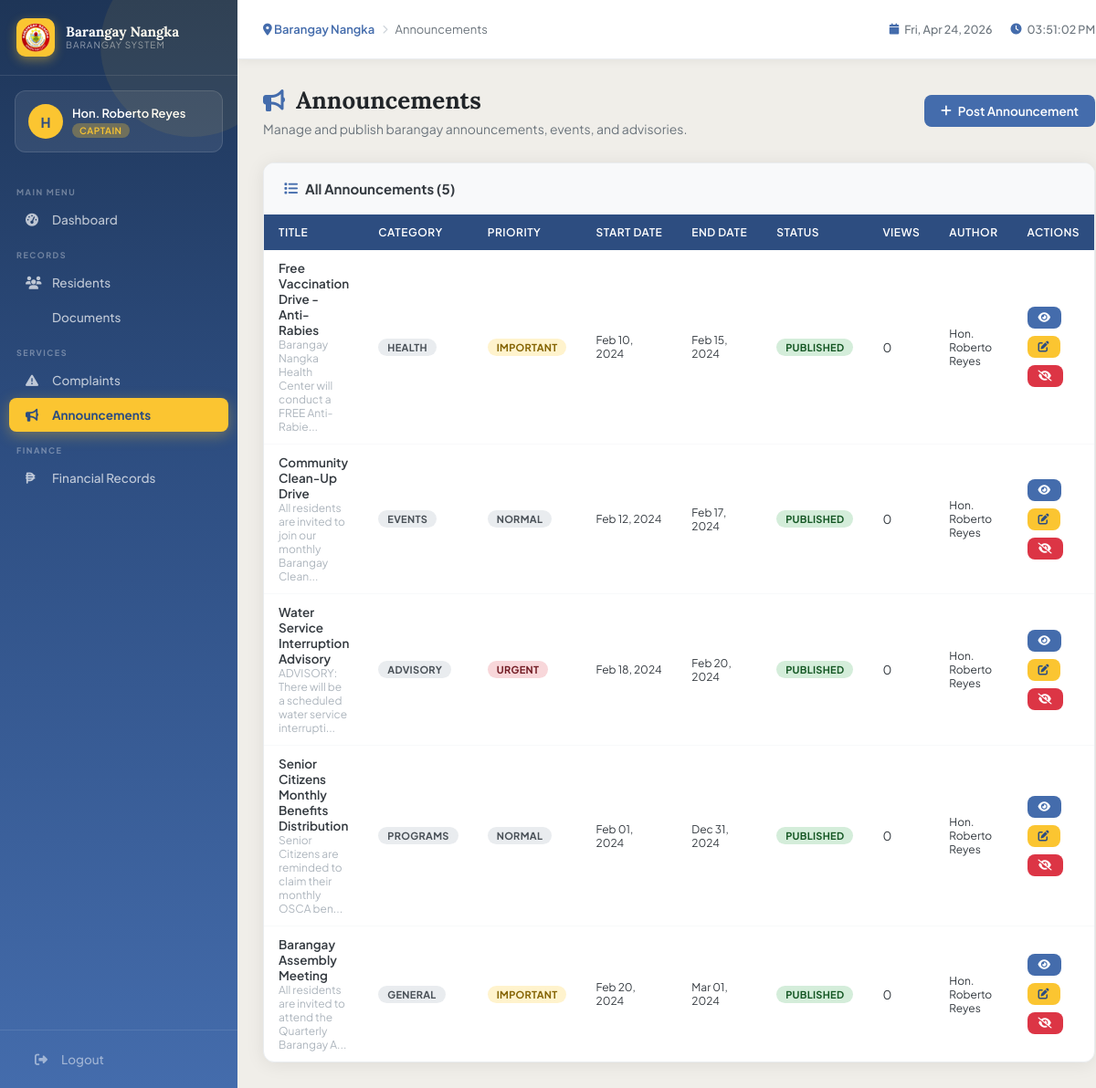
The app's page /modules/announcements/index.php (signed in) with its own data.
### tables this page shows
CREATE TABLE announcements (
    id INT AUTO_INCREMENT PRIMARY KEY,
    title VARCHAR(200) NOT NULL,
    content TEXT NOT NULL,
    category ENUM('General','Health','Emergency','Events','Programs','Advisory') DEFAULT 'General',
    priority ENUM('Normal','Important','Urgent') DEFAULT 'Normal',
    start_date DATE,
    end_date DATE,
    is_published TINYINT(1) DEFAULT 1,
    views INT DEFAULT 0,
    created_by INT,
    created_at TIMESTAMP DEFAULT CURRENT_TIMESTAMP,
    FOREIGN KEY (created_by) REFERENCES users(id)
);

CREATE TABLE users (
    id INT AUTO_INCREMENT PRIMARY KEY,
    username VARCHAR(50) UNIQUE NOT NULL,
    password VARCHAR(255) NOT NULL,
    full_name VARCHAR(100) NOT NULL,
    role ENUM('admin','secretary','treasurer','captain','resident') NOT NULL DEFAULT 'resident',
    email VARCHAR(100),
    phone VARCHAR(20),
    resident_id INT NULL,
    is_active TINYINT(1) DEFAULT 1,
    last_login DATETIME,
    created_at TIMESTAMP DEFAULT CURRENT_TIMESTAMP
);

### includes/config.php (called while the page is built, shortened)
<?php
function isLoggedIn() {
    return isset($_SESSION['user_id']);
}
function hasRole($roles) {
    return in_array($_SESSION['role'], $roles);
}
?>

### modules/announcements/index.php (the view, shortened to what this page needs)
<?php
require_once '../../includes/config.php';
$announcements = $pdo->query("SELECT a.*, u.full_name as author FROM announcements a LEFT JOIN users u ON a.created_by=u.id ORDER BY a.created_at DESC")->fetchAll();
include '../../includes/header.php';
?>
<div class="page-header flex-between">
    <div>
        <h1><i class="fas fa-bullhorn"></i> Announcements</h1>
        <p>Manage and publish barangay announcements, events, and advisories.</p>
    </div>
    <a href="add.php" class="btn btn-primary"><i class="fas fa-plus"></i> Post Announcement</a>
</div>
<div class="card">
    <div class="card-header">
        <h3><i class="fas fa-list"></i> All Announcements (<?= count($announcements) ?>)</h3>
    </div>
    <div class="card-body" style="padding:0;">
        <div class="table-wrap">
            <table class="data-table">
                <thead>
                    <tr>
                        <th>Title</th>
                        <th>Category</th>
                        <th>Priority</th>
                        <th>Start Date</th>
                        <th>End Date</th>
                        <th>Status</th>
                        <th>Views</th>
                        <th>Author</th>
                        <th>Actions</th>
                    </tr>
                </thead>
                <tbody>
                    <?php foreach ($announcements as $ann): ?>
                    <tr>
                        <td>
                            <div style="font-weight:600;max-width:250px;"><?= htmlspecialchars($ann['title']) ?></div>
                            <div style="font-size:12px;color:var(--gray-500);"><?= mb_substr(strip_tags($ann['content']), 0, 60) ?>...</div>
                        </td>
                        <td><span class="badge badge-normal"><?= $ann['category'] ?></span></td>
                        <td><span class="badge badge-<?= strtolower($ann['priority']) ?>"><?= $ann['priority'] ?></span></td>
                        <td style="font-size:12px;"><?= $ann['start_date'] ? date('M d, Y', strtotime($ann['start_date'])) : '—' ?></td>
                        <td style="font-size:12px;"><?= $ann['end_date'] ? date('M d, Y', strtotime($ann['end_date'])) : '—' ?></td>
                        <td>
                            <span class="badge <?= $ann['is_published'] ? 'badge-approved' : 'badge-rejected' ?>">
                                <?= $ann['is_published'] ? 'Published' : 'Draft' ?>
                            </span>
                        </td>
                        <td><?= $ann['views'] ?></td>
                        <td style="font-size:12px;"><?= htmlspecialchars($ann['author'] ?? 'System') ?></td>
                        <td>
                            <div class="btn-group">
                                <button onclick="openModal('viewAnn<?= $ann['id'] ?>')" class="btn btn-sm btn-primary"><i class="fas fa-eye"></i></button>
                                <?php if (hasRole(['admin','captain','secretary'])): ?>
                                <a href="edit.php?id=<?= $ann['id'] ?>" class="btn btn-sm btn-gold"><i class="fas fa-edit"></i></a>
                                <form method="POST" style="display:inline;">
                                    <button type="submit" class="btn btn-sm" style="background:<?= $ann['is_published'] ? '#dc3545' : '#28a745' ?>;color:white;border:none;" title="<?= $ann['is_published'] ? 'Unpublish' : 'Publish' ?>">
                                        <i class="fas fa-<?= $ann['is_published'] ? 'eye-slash' : 'check' ?>"></i>
                                    </button>
                                </form>
                                <?php endif; ?>
                            </div>
                        </td>
                    </tr>
                    <?php endforeach; ?>
                </tbody>
            </table>
        </div>
    </div>
</div>
<?php include '../../includes/footer.php'; ?>

### assets/css/main.css (style rules this page uses)
:root { --blue: #446CAC; --blue-dark: #2d4d80; --blue-light: #6b90c9; --blue-faint: #e8eef7; --gold: #FBC531; --gold-dark: #d4a520; --gold-light: #fdd366; --cloud: #F0EEE9; --cloud-dark: #e0ddd5; --white: #ffffff; --gray-100: #f8f9fa; --gray-200: #e9ecef; --gray-300: #dee2e6; --gray-400: #ced4da; --gray-500: #adb5bd; --gray-600: #6c757d; --gray-700: #495057; --gray-800: #343a40; --gray-900: #212529; --success: #28a745; --danger: #dc3545; --warning: #ffc107; --info: #17a2b8; --sidebar-width: 260px; --topbar-height: 65px; --radius: 12px; --radius-sm: 8px; --shadow: 0 2px 20px rgba(0,0,0,0.08); --shadow-md: 0 4px 30px rgba(0,0,0,0.12); --transition: all 0.25s cubic-bezier(0.4,0,0.2,1); }
* { margin: 0; padding: 0; box-sizing: border-box; }
html { font-size: 15px; }
body { font-family: 'Plus Jakarta Sans', sans-serif; background: var(--cloud); color: var(--gray-800); display: flex; min-height: 100vh; overflow-x: hidden; }
.page-header { margin-bottom: 28px; }
.page-header h1 { font-family: 'Lora', serif; font-size: 26px; font-weight: 700; color: var(--gray-900); display: flex; align-items: center; gap: 12px; }
.page-header h1 i { color: var(--blue); font-size: 24px; }
.page-header p { margin-top: 6px; color: var(--gray-600); font-size: 14px; }
.card { background: white; border-radius: var(--radius); box-shadow: var(--shadow); overflow: hidden; border: 1px solid var(--gray-200); }
.card-header { padding: 18px 22px; border-bottom: 1px solid var(--gray-100); display: flex; align-items: center; justify-content: space-between; background: var(--gray-100); }
.card-header h3 { font-size: 15px; font-weight: 700; color: var(--gray-800); display: flex; align-items: center; gap: 8px; }
.card-header h3 i { color: var(--blue); }
.card-body { padding: 22px; }
.table-wrap { overflow-x: auto; }
table.data-table { width: 100%; border-collapse: collapse; font-size: 13.5px; }
table.data-table th { background: var(--blue-dark); color: white; padding: 12px 16px; text-align: left; font-weight: 600; font-size: 12px; text-transform: uppercase; letter-spacing: 0.5px; white-space: nowrap; }
table.data-table td { padding: 11px 16px; border-bottom: 1px solid var(--gray-100); vertical-align: middle; }
table.data-table tr:last-child td { border-bottom: none; }
.badge { display: inline-flex; align-items: center; gap: 4px; padding: 3px 10px; border-radius: 20px; font-size: 11px; font-weight: 700; text-transform: uppercase; letter-spacing: 0.3px; }
.badge-approved { background: #d4edda; color: #155724; }
.badge-urgent { background: #f8d7da; color: #721c24; }
.badge-important { background: #fff3cd; color: #856404; }
.badge-normal { background: var(--gray-200); color: var(--gray-700); }
.btn { display: inline-flex; align-items: center; gap: 7px; padding: 9px 18px; border-radius: var(--radius-sm); font-family: inherit; font-size: 13.5px; font-weight: 600; cursor: pointer; border: none; transition: var(--transition); text-decoration: none; white-space: nowrap; }
.btn-primary { background: var(--blue); color: white; }
.btn-gold { background: var(--gold); color: var(--blue-dark); }
.btn-sm { padding: 6px 12px; font-size: 12px; }
.btn-group { display: flex; gap: 8px; flex-wrap: wrap; }
.flex-between { display: flex; align-items: center; justify-content: space-between; }

### records on screen
announcements: title "Free Vaccination Drive - Anti-Rabies", content "Barangay Nangka Health Center will conduct a FREE Anti-Rabie", category "HEALTH", priority "IMPORTANT", start_date "Feb 10, 2024", end_date "Feb 15, 2024", is_published "PUBLISHED", views "0", created_by.full_name "Hon. Roberto Reyes"
announcements: title "Community Clean-Up Drive", content "All residents are invited to join our monthly Barangay Clean", category "EVENTS", priority "NORMAL", start_date "Feb 12, 2024", end_date "Feb 17, 2024", is_published "PUBLISHED", views "0", created_by.full_name "Hon. Roberto Reyes"
announcements: title "Water Service Interruption Advisory", content "ADVISORY: There will be a scheduled water service interrupti", category "ADVISORY", priority "URGENT", start_date "Feb 18, 2024", end_date "Feb 20, 2024", is_published "PUBLISHED", views "0", created_by.full_name "Hon. Roberto Reyes"
announcements: title "Senior Citizens Monthly Benefits Distribution", content "Senior Citizens are reminded to claim their monthly OSCA ben", category "PROGRAMS", priority "NORMAL", start_date "Feb 01, 2024", end_date "Dec 31, 2024", is_published "PUBLISHED", views "0", created_by.full_name "Hon. Roberto Reyes"
announcements: title "Barangay Assembly Meeting", content "All residents are invited to attend the Quarterly Barangay A", category "GENERAL", priority "IMPORTANT", start_date "Feb 20, 2024", end_date "Mar 01, 2024", is_published "PUBLISHED", views "0", created_by.full_name "Hon. Roberto Reyes"

### other values on screen
substr($_SESSION['full_name'] ?? 'A', 0, 1) "H"
$_SESSION['full_name'] "Hon. Roberto Reyes"
$_SESSION['role'] "CAPTAIN"
$page_title "Announcements"
count($announcements) "5"
